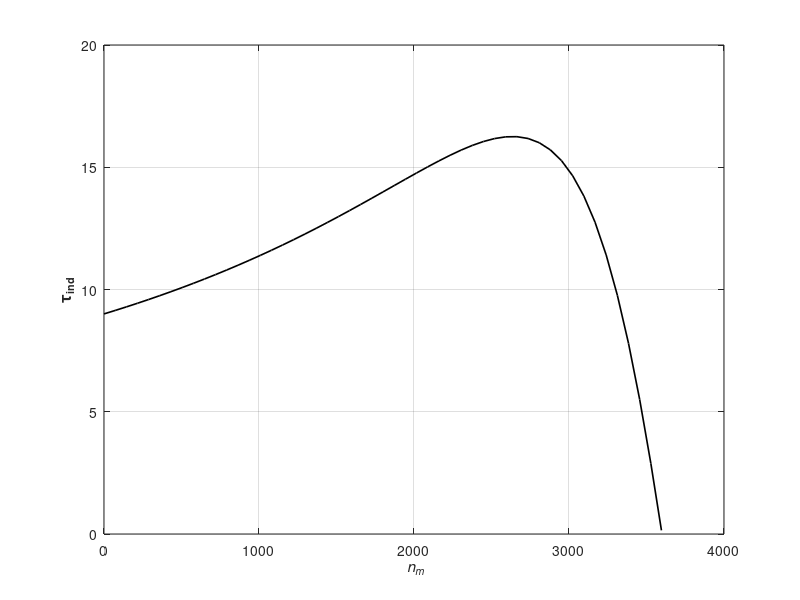

Write the MATLAB code that produced this figure.

clear 
clc 
% This Code is only for analyzing the motor that we have and outputting the
% torque speed characteristic


% : 
p = 2 ; % poles 
% B = 0.00281 ; NOT USED
% J = 0.0155 ; NOT USED
r1 =   0.6832 ; % Stator resistance 
x1 = 1.0618 ; % Stator Reactance 
r2 = 0.7265 ; % Rotor resistance 
x2 = 1.5848 ; % rotor reactance 
xm = 42.985 ;  % magnetizing branch reactance

%%----- YOU CAN USE 208 V OR 230 V, BOTH ARE IN THE NAMEPLATE

v_phase = 208/sqrt(3) ;  % Vline-line to Vphase 
n_sync = 120*60/p ; % synchronous speed rpm 
w_sync = n_sync * 2*pi/60 ; % Conversion from rpm to rad/s
speed = 3450; % 3450 IS THE RATED
slipFix = (3600-speed)/3600;

% Calculate Thevenin voltage and impedance 
v_th = v_phase * (xm / sqrt(r1^2 + (x1 + xm)^2)) ; 
z_th = ((1i*xm)*(r1+1i*x1))/(r1 + 1i*(x1+xm)) ; 
r_th = real(z_th) ; 
x_th = imag(z_th) ; 

% Define Slip 
s = (0:1:50)/50 ; % slip
s(1) = 0.001 ; 
nm = (1-s) * n_sync ; 

torqueRated = (3*(v_th^2)*r2/slipFix / ( w_sync * ((r_th + (r2/slipFix))^2 + (x_th + x2)^2)));
torqueStart = (3*(v_th^2)*r2/1 / ( w_sync * ((r_th + (r2/1))^2 + (x_th + x2)^2)));

slipMax = r2 /(sqrt((r_th ^2)+((x_th + x2)^2)));
torqueMax = (3*(v_th^2) / ( 2 * w_sync * (r_th + sqrt((r_th^2) + (x_th + x2)^2)) ));


for ii = 1:51 
    t_ind(ii) = (3*(v_th^2)*r2/s(ii) / ( w_sync * ((r_th + (r2/s(ii)))^2 + (x_th + x2)^2))) ; 
end

plot(nm,t_ind,'Color','k','Linewidth',1.2) ; 
xlabel( ' \itn_{m}' , 'Fontweight' , 'Bold' ) ;
ylabel( ' \tau_{ind} ' , 'Fontweight' , 'Bold' ) ;
grid on ;  

